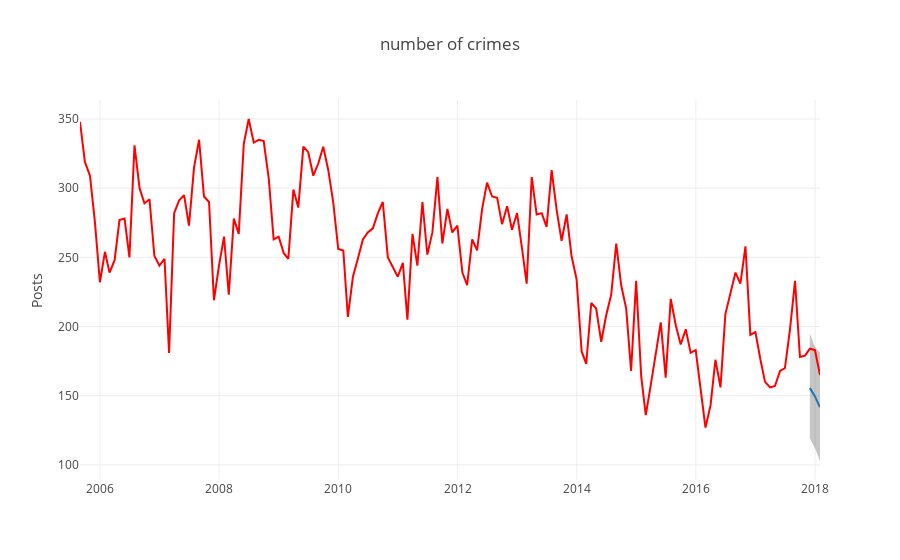

The notebook cell this image was saved under:
### Code cell
show_forecast(cmp_df, prediction_size.value, 150, 'number of crimes')

### Figure 1 — Plotly figure (JSON) as saved in the notebook; plotly's stock layout.template omitted (floating-point values rounded to 4 significant figures; data arrays with more than 128 entries replaced by an {"elided": "..."} marker saying what was removed)
{"data": [{"line": {"width": 0}, "marker": {"color": "#ff0000"}, "mode": "lines", "name": "Lower Bound", "type": "scatter", "uid": "e5a01e8d-ed23-4a1f-afd2-e9ae9bfc784d", "x": ["2017-11-30", "2017-12-31", "2018-01-31"], "y": [119.2, 112.3, 102.8]}, {"fill": "tonexty", "fillcolor": "rgba(68, 68, 68, 0.3)", "line": {"width": 0}, "marker": {"color": "#ff0000"}, "mode": "lines", "name": "Upper Bound", "type": "scatter", "uid": "1186cd76-3553-4124-9580-1bb7621c74b0", "x": ["2017-11-30", "2017-12-31", "2018-01-31"], "y": [195.0, 185.2, 181.1]}, {"line": {"color": "rgb(31, 119, 180)"}, "mode": "lines", "name": "Forecast", "type": "scatter", "uid": "3eb9a6a9-1659-458d-85cd-6f9c008beceb", "x": ["2017-11-30", "2017-12-31", "2018-01-31"], "y": [155.7, 149.5, 141.7]}, {"marker": {"color": "red"}, "mode": "lines", "name": "Actual", "type": "scatter", "uid": "9e57eba1-5501-4b17-a2b2-815a4067b9c5", "x": {"elided": "150 str values"}, "y": {"elided": "150 int values"}}], "layout": {"showlegend": false, "title": "number of crimes", "yaxis": {"title": "Posts"}}}
